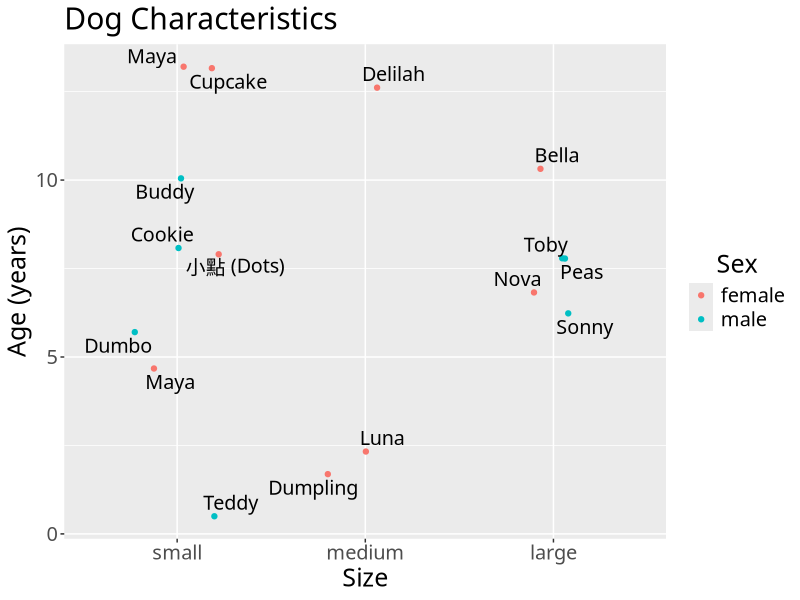

Reproduce this figure in R.
## ---- chunk 1
knitr::opts_chunk$set(echo = TRUE)
## ---- chunk 2
library(tidyverse)
library(knitr)
library(ggrepel)
## ---- chunk 3
dogs <- read_csv("dogs/dogs.csv", 
                 col_types = cols(col_character(),
                                  col_character(), 
                                  col_factor(),
                                  col_factor(),
                                  col_double()))
dogs$Size <- fct_relevel(dogs$Size, "small")

## ---- chunk 4
kable(dogs)
## ---- chunk 5
dogs %>%
  filter(Name == "Dumpling") %>%
  kable()
## ---- chunk 6
dogs %>%
  filter(Name == "Cupcake") %>%
  kable()
## ---- chunk 7
dogs %>%
  filter(Name == "Bella") %>%
  kable()
## ---- chunk 8
dogs %>%
  filter(Name == "Nova") %>%
  kable()
## ---- chunk 9
dogs %>%
  filter(Name == "Peas") %>%
  kable()
## ---- chunk 10
dogs %>%
  filter(Name == "Delilah") %>%
  kable()
## ---- chunk 11
dogs %>%
  filter(Name == "Dumbo") %>%
  kable()
## ---- chunk 12
dogs %>%
  filter(Name == "Maya", Age == 5) %>%
  kable()
## ---- chunk 13
dogs %>%
  filter(Name == "Toby") %>%
  kable()
## ---- chunk 14
dogs %>%
  filter(Name == "Toby") %>%
  kable()
## ---- chunk 15
dogs %>%
  filter(Name == "Cookie") %>%
  kable()
## ---- chunk 16
dogs %>%
  filter(Name == "Luna") %>%
  kable()
## ---- chunk 17
dogs %>%
  filter(Name == "Buddy") %>%
  kable()
## ---- chunk 18
dogs %>%
  filter(Name == "Maya", Age == 13) %>%
  kable()
## ---- chunk 19
dogs %>%
  filter(Name == "小點 (Dots)") %>%
  kable()
## ---- chunk 20
dogs %>%
  filter(Name == "Teddy") %>%
  kable()
## ---- chunk 21
dogs %>%
  ggplot(aes(x=Size, y=Age, colour = Sex)) +
  geom_jitter(position = position_jitter(width = 0.3, 
                                         seed = 3)) + 
  geom_text_repel(aes(label=Name), 
                  position = position_jitter(width = 0.3, 
                                             seed = 3), 
                  show.legend = FALSE, 
                  colour = "black",
                  family = "STFangsong",
                  size = 5) +
  labs(y = "Age (years)",
       x = "Size",
       title = "Dog Characteristics") +
#  theme_bw() +
  theme(text = element_text(size = 18, 
                            family = "STFangsong"),
        legend.title.align = 0.5)
